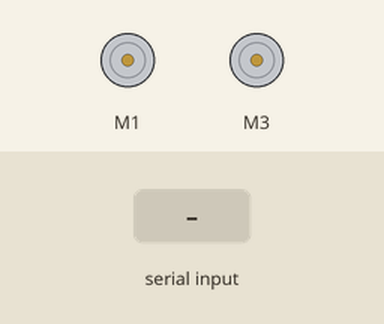
Simulated run of this sketch. Board: Arduino Uno, built with avr-gcc and run on an emulated ATmega328P. Parts: 2 × DC motor (green arrow = forward, orange = backward, longer = faster). The inputs (shaded band) are chosen by the test bench.

Above: at 1.2 s.
1.3 s: byte 1 (1) received over Serial
At 1.8 s:
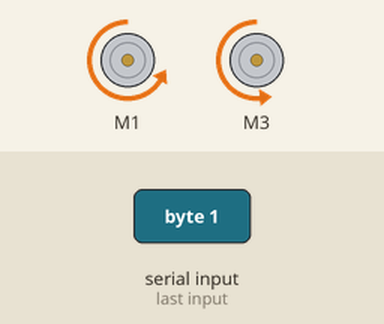
2.8 s: byte 2 (2) received over Serial
At 4.0 s:
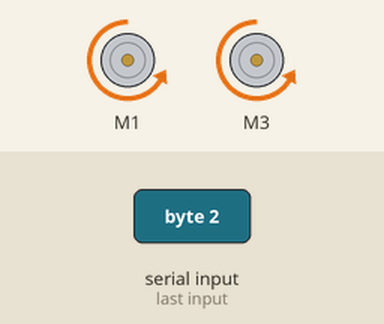
4.3 s: byte 3 (3) received over Serial
At 5.3 s:
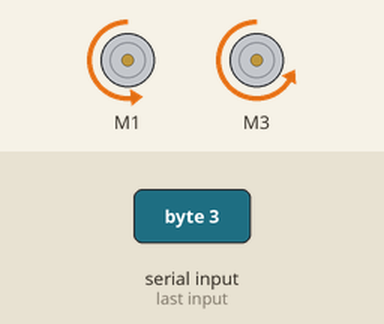
5.8 s: byte 4 (4) received over Serial
At 6.4 s:
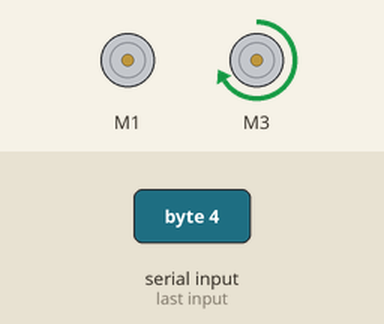
7.3 s: byte 6 (6) received over Serial
At 7.6 s:
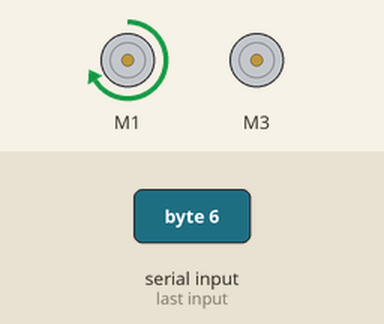
8.8 s: byte 7 (7) received over Serial
At 9.9 s:
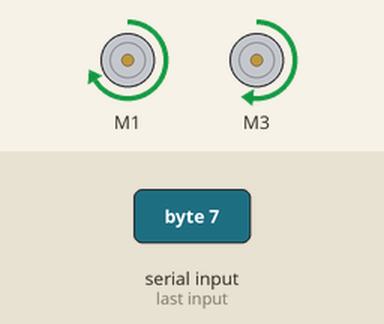
Timing chart, 0 to 11.3 s (numbered marks = the images above; inputs shaded):
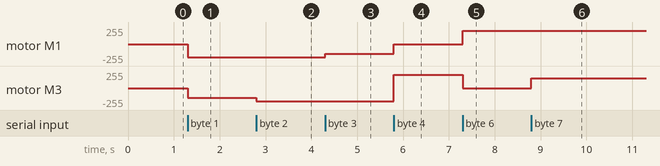

The sketch:

Car.ino
```cpp
#include <AFMotor.h>
#include <SoftwareSerial.h>
int data[1];

AF_DCMotor left(1);
AF_DCMotor right(3);
//const int leftMotorPin1 = 2;
//const int leftMotorPin2 = 3;
//const int rightMotorPin1 = 4;
//const int rightMotorPin2 = 5;

//SoftwareSerial XBee(4,5); // RX, TX pins

//int vspeed=100;
//int tspeed=255;
//int tdelay=20;

void setup()
{
 Serial.begin(9600);
// XBee.begin(9600);
 left.setSpeed(200);
 right.setSpeed(200);
 left.run(RELEASE);
 right.run(RELEASE);
//
//  pinMode(leftMotorPin1, OUTPUT);
//  pinMode(leftMotorPin2, OUTPUT);
//  pinMode(rightMotorPin1, OUTPUT);
//  pinMode(rightMotorPin2, OUTPUT);
}

void loop() {
//  if (XBee.available()) { //receive
    if (Serial.available()) { //receive
      int direction = Serial.read();
      processDirection(direction);
  }
}

void processDirection(int direction) {
  switch (direction) {
    case 1:  // Back Left
      moveBackLeft();
      break;
    case 2:  // Back
      moveBack();
      break;
    case 3:  // Back right
      moveBackRight();
      break;
    case 4:  // Left
      moveLeft();
      break;
    case 5:  // Stay still
      stopMoving();
      break;
    case 6:  // Right
      moveRight();
      break;
    case 7:  // Front Left
      moveForwardLeft();
      break;
    case 8:  // Forward
      moveForward();
      break;
    case 9:  // Forward right
      moveForwardRight();
      break;
    default: // Unknown direction or stay still
      stopMoving();
      break;
  }
}

void moveForward() {
  left.run(FORWARD);
  right.run(FORWARD);
  left.setSpeed(200);
  right.setSpeed(200);
}

void moveBack() {
  left.run(BACKWARD);
  right.run(BACKWARD);
  left.setSpeed(200);
  right.setSpeed(200);
}

void moveLeft() {
  left.run(RELEASE);
  right.run(FORWARD);
  right.setSpeed(200);
}

void moveRight() {
  left.run(FORWARD);
  right.run(RELEASE);
  left.setSpeed(200);
}

void moveForwardLeft() {
  left.run(FORWARD);
  right.run(FORWARD);
  left.setSpeed(200);
  right.setSpeed(400);
}

void moveForwardRight() {
  left.run(FORWARD);
  right.run(FORWARD);
  left.setSpeed(400);
  right.setSpeed(200);
}

void moveBackLeft() {
  left.run(BACKWARD);
  right.run(BACKWARD);
  left.setSpeed(200);
  right.setSpeed(400);
}

void moveBackRight() {
  left.run(BACKWARD);
  right.run(BACKWARD);
  left.setSpeed(400);
  right.setSpeed(200);
}

void stopMoving() {
  left.run(RELEASE);
  right.run(RELEASE);
}
//
//  if(c=='f')
//  {
//  forward();
//  }
//
//  else if(c=='l')
//  {
//  left();
//  }
//
//  else if(c=='r')
//   {
//  right();
//  }
//
//  else if(c=='s')
//   {
//  none();
//  }
//}
//
//void forward() {
//digitalWrite(m1, HIGH);
//digitalWrite(m2, HIGH);
//}
////
////void back() {
////digitalWrite(leftMotorBackward,  HIGH);
////digitalWrite(rightMotorBackward, HIGH);
////digitalWrite(leftMotorForward,  LOW);
////digitalWrite(rightMotorForward, LOW);
////}
//
//void left() {
//digitalWrite(m1, LOW);
//digitalWrite(m2, HIGH);
//}
//
//void  right() {
//digitalWrite(m1, HIGH);
//digitalWrite(m2,  LOW);
//}
//
//void none() {
//digitalWrite(m1, LOW);
//digitalWrite(m2, LOW);
//}
```

Measured:
- after the input at 1.3 s, motor M1: stopped → backward 200/255 at once; motor M3: stopped → backward 144/255 at once
- after the input at 2.8 s, motor M3: backward 144/255 → backward 200/255 at once
- after the input at 4.3 s, motor M1: backward 200/255 → backward 144/255 at once
- after the input at 5.8 s, motor M1: backward 144/255 → stopped at once; motor M3: backward 200/255 → forward 200/255 at once
- after the input at 7.3 s, motor M1: stopped → forward 200/255 at once; motor M3: forward 200/255 → stopped at once
- after the input at 8.8 s, motor M3: stopped → forward 144/255 at once
